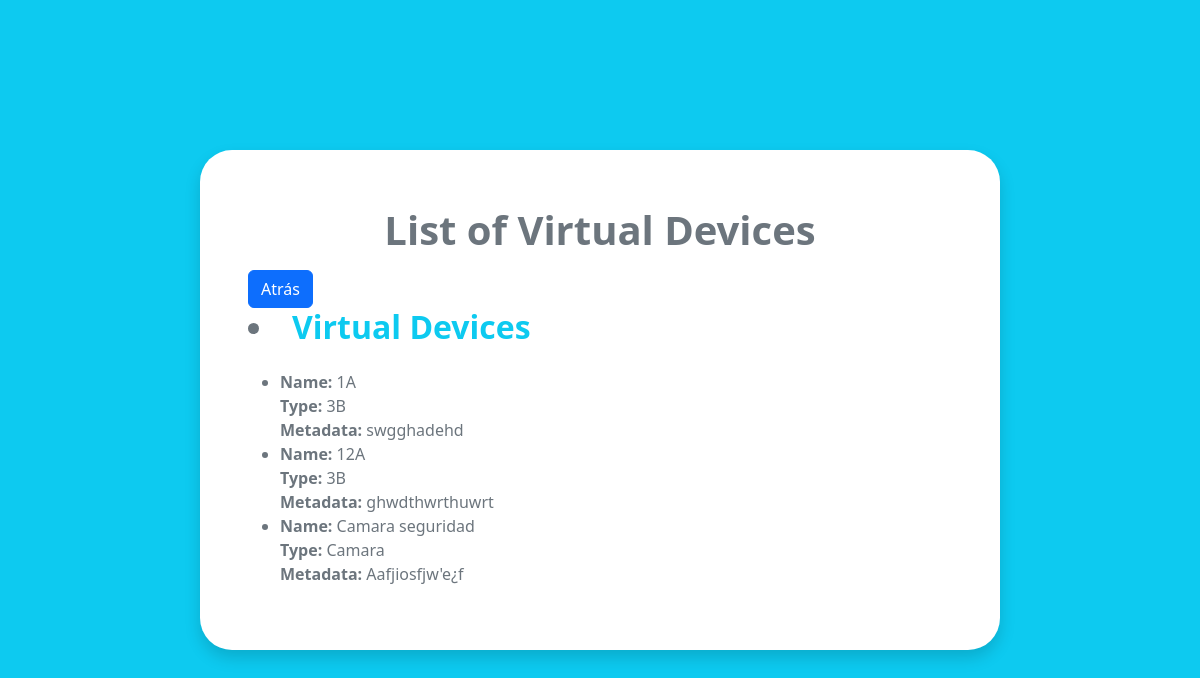
Screenshot of /traffic/virtual-devices/ with the database file from the repository.
### traffic/models.py (models this page shows)
class VirtualDevice(models.Model):
    name = models.CharField(max_length=255)
    type = models.CharField(max_length=100)
    metadata = models.TextField()

### traffic/views.py (the view)
# urls.py: path('virtual-devices/', virtual_device_list, name='virtual_device_list'),
def virtual_device_list(request):
    virtual_devices = VirtualDevice.objects.all()
    if request.user.has_perm('traffic.add_virtualdevice'):
        if request.method == 'POST':
            form = VirtualDeviceForm(request.POST)
            if form.is_valid():
                form.save()
                return redirect('virtual_device_list')
        else:
            form = VirtualDeviceForm()
    else:
        form = None  # Si el usuario no tiene permisos, establecer form en None
    return render(request, 'traffic/virtual_device_list.html', {'virtual_devices': virtual_devices, 'form': form})

### traffic/templates/traffic/virtual_device_list.html (shortened to what this page needs)
<!DOCTYPE html>
<html lang="en">
<head>
  <link
    href="https://cdn.jsdelivr.net/npm/bootstrap@5.2.0/dist/css/bootstrap.min.css"
    rel="stylesheet"
  />
</head>
<body class="bg-info d-flex justify-content-center align-items-center vh-100">
    <div class="bg-white p-5 rounded-5 text-secondary shadow overflow-auto" style="width: 50rem">
        <h2 class="text-center fs-1 fw-bold p-2">List of Virtual Devices</h2>
        <a href="{% url 'index' %}"><button class="btn btn-primary" data-bs-toggle="button" autocomplete="off">Atrás</button></a>
        {% if virtual_devices %}
            <h2><li><a href="{% url 'virtual_device_list' %}" class="text-decoration-none text-info fw-semibold">Virtual Devices</a></li></h2>
            <div class="input-group mt-4">
                <ul>
                    {% for virtual_device in virtual_devices %}
                        <li>
                            <strong>Name:</strong> {{ virtual_device.name }}<br>
                            <strong>Type:</strong> {{ virtual_device.type }}<br>
                            <strong>Metadata:</strong> {{ virtual_device.metadata }}<br>
                        </li>
                    {% endfor %}
                </ul>
            </div>
        {% else %}
            <p class="input-group mt-4">No virtual devices available.</p>
        {% endif %}
    </div>
</body>
</html>

### rows the page displays
VirtualDevice: name "1A", type "3B", metadata "swgghadehd"
VirtualDevice: name "12A", type "3B", metadata "ghwdthwrthuwrt"
VirtualDevice: name "Camara seguridad", type "Camara", metadata "Aafjiosfjw'e¿f"
